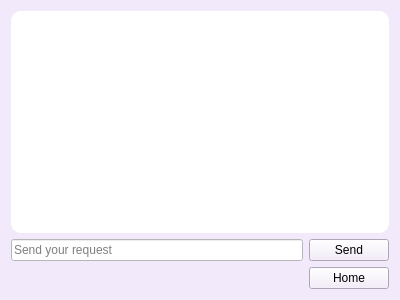
<?xml version="1.0" encoding="UTF-8"?>
<ui version="4.0">
 <class>Aichat</class>
 <widget class="QWidget" name="Aichat">
  <property name="geometry">
   <rect>
    <x>0</x>
    <y>0</y>
    <width>400</width>
    <height>300</height>
   </rect>
  </property>
  <property name="windowTitle">
   <string>ChatTime AIChat</string>
  </property>
  <property name="styleSheet">
   <string notr="true">background-color: rgb(242, 233, 250);</string>
  </property>
  <layout class="QVBoxLayout" name="verticalLayout_2">
   <item>
    <widget class="QTextEdit" name="AiChatHistory">
     <property name="styleSheet">
      <string notr="true">background-color: rgb(255, 255, 255);border-radius: 10px;</string>
     </property>
    </widget>
   </item>
   <item>
    <layout class="QVBoxLayout" name="verticalLayout">
     <item>
      <layout class="QHBoxLayout" name="horizontalLayout">
       <item>
        <widget class="QLineEdit" name="AiSendInput">
         <property name="styleSheet">
          <string notr="true">background-color: rgb(255, 255, 255);</string>
         </property>
         <property name="placeholderText">
          <string>Send your request</string>
         </property>
        </widget>
       </item>
       <item>
        <widget class="QPushButton" name="AiChatSendBtn">
         <property name="statusTip">
          <string>send</string>
         </property>
         <property name="text">
          <string>Send</string>
         </property>
         <property name="icon">
          <iconset>
           <normaloff>:/images/sendmsg.svg</normaloff>:/images/sendmsg.svg</iconset>
         </property>
         <property name="iconSize">
          <size>
           <width>20</width>
           <height>20</height>
          </size>
         </property>
        </widget>
       </item>
      </layout>
     </item>
     <item>
      <layout class="QHBoxLayout" name="horizontalLayout_2">
       <item>
        <spacer name="horizontalSpacer_2">
         <property name="orientation">
          <enum>Qt::Horizontal</enum>
         </property>
         <property name="sizeHint" stdset="0">
          <size>
           <width>40</width>
           <height>20</height>
          </size>
         </property>
        </spacer>
       </item>
       <item>
        <layout class="QGridLayout" name="gridLayout">
         <item row="0" column="0">
          <widget class="QPushButton" name="AiQuitBtn">
           <property name="statusTip">
            <string>back home</string>
           </property>
           <property name="text">
            <string>Home</string>
           </property>
           <property name="icon">
            <iconset>
             <normaloff>:/images/home.svg</normaloff>:/images/home.svg</iconset>
           </property>
           <property name="iconSize">
            <size>
             <width>20</width>
             <height>20</height>
            </size>
           </property>
          </widget>
         </item>
        </layout>
       </item>
      </layout>
     </item>
    </layout>
   </item>
  </layout>
 </widget>
 <resources/>
 <connections/>
</ui>
